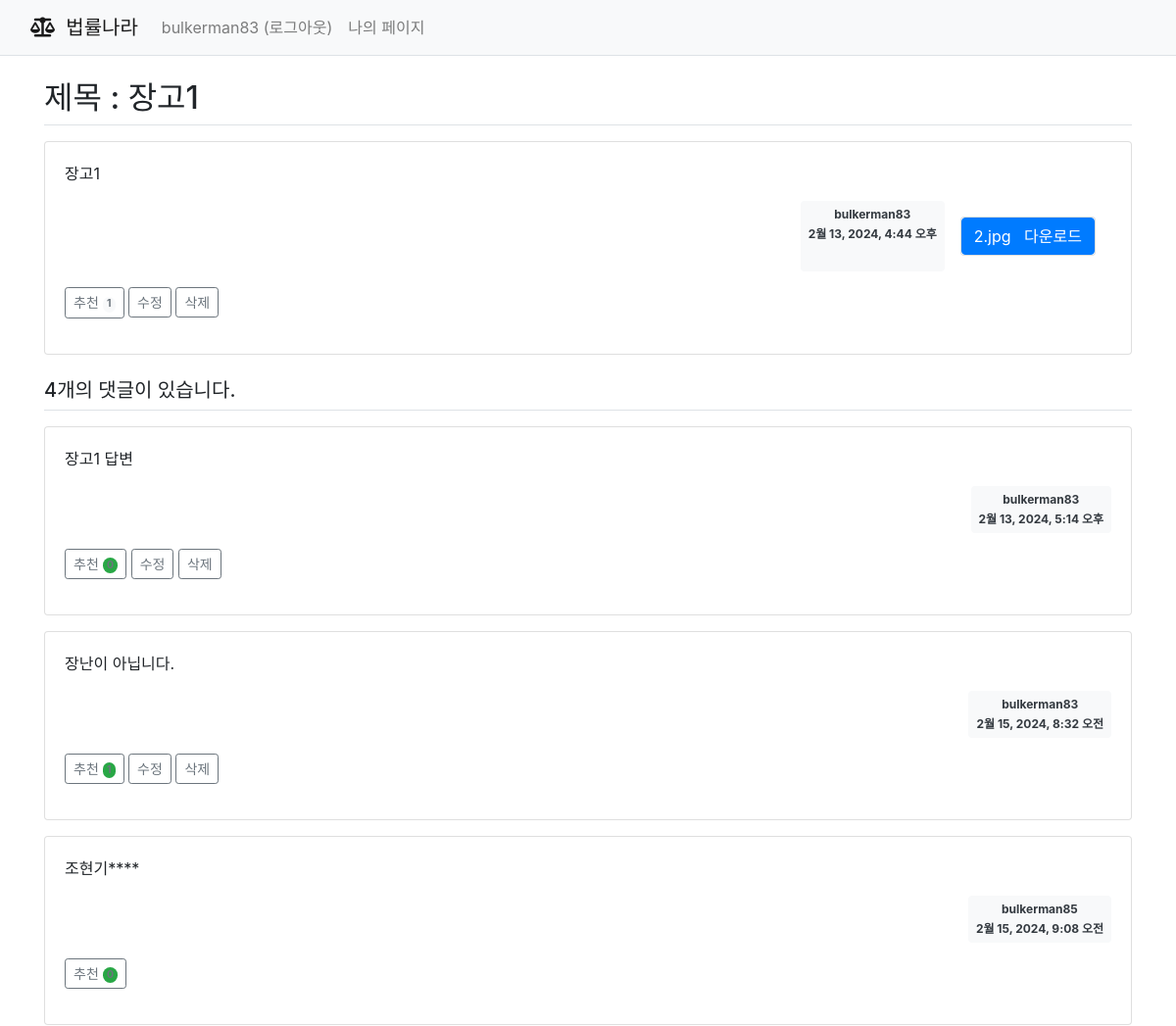
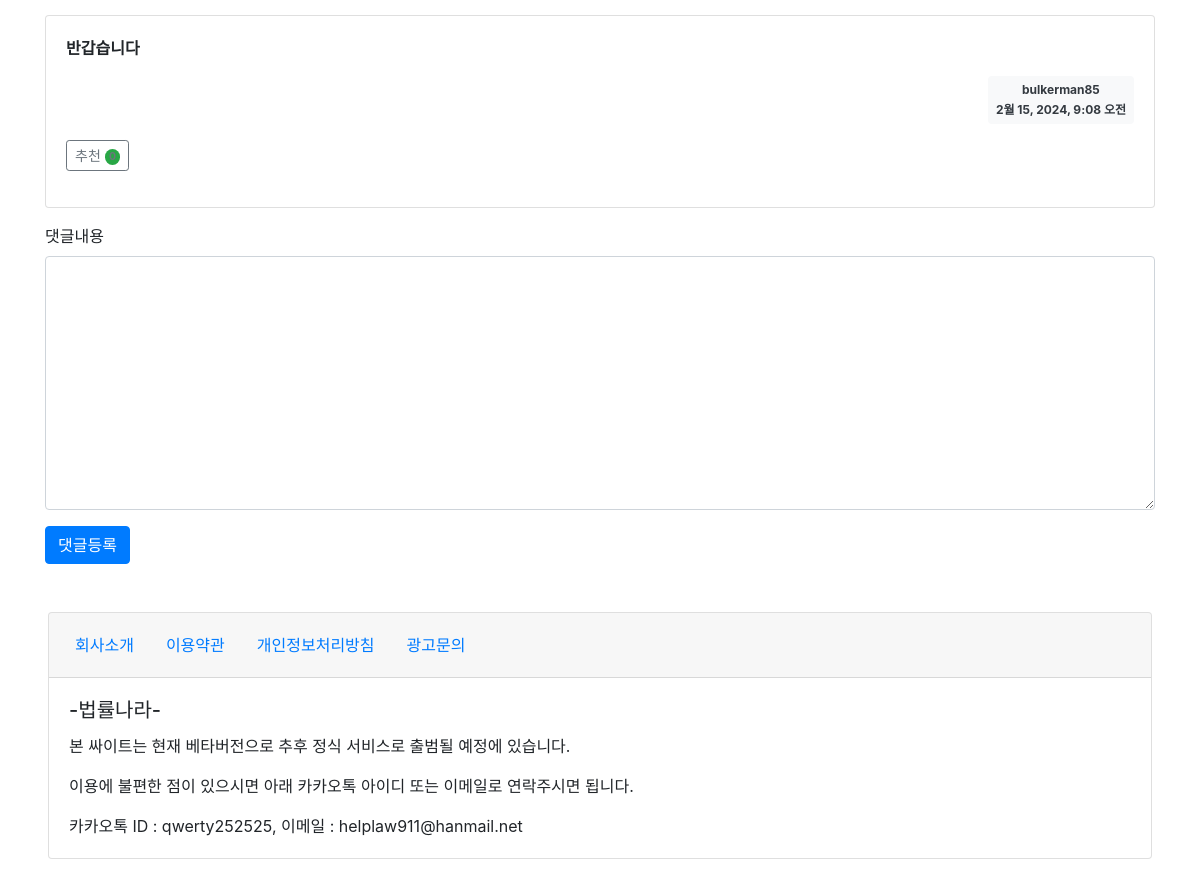
Page /pybo/1/ (signed in) on the committed database (2 pictures, top to bottom).
### common/models.py (models this page shows)
class User(AbstractUser):
	short_description = models.TextField("소개글", blank=True)
	verification_code = models.CharField(max_length=6, blank=True, null=True)
	is_verified = models.BooleanField(default=False)

### pybo/models.py (models this page shows, shortened)
class Question(models.Model):
    author = models.ForeignKey(User, on_delete=models.CASCADE, related_name='author_question')
    subject = models.CharField(max_length=200)
    content = content = RichTextField()
    create_date = models.DateTimeField()
    modify_date = models.DateTimeField(null=True, blank=True)
    voter = models.ManyToManyField(User, related_name='voter_question')
    file_upload = models.FileField(upload_to='files/%Y/%m/%d/', null=True, blank=True)
    def get_file_name(self):
        return os.path.basename(self.file_upload.name)

class Answer(models.Model):
    author = models.ForeignKey(User, on_delete=models.CASCADE, related_name='author_answer')
    question = models.ForeignKey(Question, on_delete=models.CASCADE)
    content = models.TextField()
    create_date = models.DateTimeField()
    modify_date = models.DateTimeField(null=True, blank=True)
    voter = models.ManyToManyField(User, related_name='voter_answer')

### pybo/views/base_views.py (the view)
@login_required(login_url='common:login')
def detail(request, question_id):
    question = get_object_or_404(Question, pk=question_id)
    context = {'question': question}
    return render(request, 'pybo/question_detail.html', context)

### pybo/templatetags/pybo_filter.py (called while the page is built)
@register.filter
def mark(value):
    extensions = ["nl2br", "fenced_code"]
    return mark_safe(markdown.markdown(value, extensions=extensions))

### templates/pybo/question_detail.html (shortened to what this page needs)
{% extends 'base.html' %}
{% load pybo_filter %}
{% block content %}
<div class="container my-3">
    <h2 class="border-bottom py-2">제목 : {{ question.subject }}</h2>
    <div class="card my-3">
        <div class="card-body">
            <div class="card-text">{{ question.content|mark }}</div>
            <div class="d-flex justify-content-end">
            <div class="badge bg-light text-dark p-2 text-start">
                <div class="mb-2"> {% if user.profile_image %}<span> <img class="rounded-circle" width="20px" src="{{user.profile_image.url}}"></span>{% endif %} {{ question.author.username }}</div>
                <div>{{ question.create_date }}</div>
            </div>
            {% if question.file_upload %}
            <div class="card m-3"><a href="{{question.file_upload.url}}" class="btn btn-primary" role="button" download>{{question.get_file_name}}&nbsp&nbsp&nbsp다운로드</a></div>
            {% endif %}
            </div>
            <div class="my-3">
            <a href="javascript:void(0)" data-uri="{% url 'pybo:question_vote' question.id  %}"
               class="recommend btn btn-sm btn-outline-secondary"> 추천
                <span class="badge rounded-pill bg-light">{{question.voter.count}}</span>
            </a>
            {% if request.user == question.author %}
            <a href="{% url 'pybo:question_modify' question.id  %}"
               class="btn btn-sm btn-outline-secondary">수정</a>
            <a href="javascript:void(0)" class="delete btn btn-sm btn-outline-secondary"
            data-uri="{% url 'pybo:question_delete' question.id  %}">삭제</a>
            {% endif %}
            </div>
        </div>
    </div>
    <h5 class="border-bottom my-3 py-2">{{question.answer_set.count}}개의 댓글이 있습니다.</h5>
    {% for answer in question.answer_set.all %}
    <div class="card my-3">
        <div class="card-body">
            <div class="card-text">{{ answer.content|mark }}</div>
            <div class="d-flex justify-content-end">
                <div class="badge bg-light text-dark p-2 text-start">
                    <div class="mb-2">{% if user.profile_image %}<span> <img class="rounded-circle" width="20px" src="{{user.profile_image.url}}"></span>{% endif %} {{ answer.author.username }}</div>
                    <div>{{ answer.create_date }}</div>
                </div>
            </div>
            <div class="my-3">
            <a href="javascript:void(0)" data-uri="{% url 'pybo:answer_vote' answer.id  %}"
               class="recommend btn btn-sm btn-outline-secondary"> 추천
                <span class="badge rounded-pill bg-success">{{answer.voter.count}}</span>
            </a>
            {% if request.user == answer.author %}
            <a href="{% url 'pybo:answer_modify' answer.id  %}"
               class="btn btn-sm btn-outline-secondary">수정</a>
            <a href="#" class="delete btn btn-sm btn-outline-secondary "
               data-uri="{% url 'pybo:answer_delete' answer.id  %}">삭제</a>
            {% endif %}
            </div>
        </div>
    </div>
    {% endfor %}
    <form action="{% url 'pybo:answer_create' question.id %}" method="post" class="my-3">
        <div class="mb-3">
            <label for="content" class="form-label">댓글내용</label>
            <textarea {% if not user.is_authenticated %}disabled{% endif %}
              name="content" id="content" class="form-control" rows="10"></textarea>
        </div>
        <input type="submit" value="댓글등록" class="btn btn-primary">
    </form>
</div>
{% endblock %}

### templates/navbar.html (shortened to what this page needs)
<nav class="navbar navbar-expand-lg navbar-light bg-light border-bottom">
    <div class="container-fluid">
        <a class="navbar-brand" href="{% url 'pybo:index' %}"><i class="fa-solid fa-scale-balanced"></i>&nbsp 법률나라</a>
        <div class="collapse navbar-collapse" id="navbarSupportedContent">
            <ul class="navbar-nav me-auto mb-2 mb-lg-0">
                <li class="nav-item">
                    {% if user.is_authenticated %}
                    <a class="nav-link" href="{% url 'common:logout' %}">{{ user.username }} (로그아웃)</a>
                    {% else %}
                    <a href="{% url 'common:login' %}" role="button" class="btn btn-lg btn btn-primary">로그인</a>
                    <a class="nav-link" href="{% url 'common:find_username' %}">아이디 찾기</a>
                    <a class="nav-link" href="{% url 'reset_password' %}">비밀번호 찾기</a>
                    {% endif %}
                </li>
                <li>
                    {% if user.is_authenticated %}
                    <a class="nav-link" href="{% url 'common:mypage' %}">나의 페이지</a>
                    {% endif %}
                </li>
            </ul>
        </div>
    </div>
</nav>

### rows in the picture
User: username "bulkerman83"
Question: subject "장고1", content|mark "장고1", author.username "bulkerman83", create_date "2월 13, 2024, 4:44 오후", get_file_name "2.jpg", voter.count "1", answer_set.count "4"
Answer: content|mark "장고1 답변", author.username "bulkerman83", create_date "2월 13, 2024, 5:14 오후", voter.count "0", shows "수정"
Answer: content|mark "장난이 아닙니다.", author.username "bulkerman83", create_date "2월 15, 2024, 8:32 오전", voter.count "1", shows "수정"
Answer: content|mark "조현기****", author.username "bulkerman85", create_date "2월 15, 2024, 9:08 오전", voter.count "0"
Answer: content|mark "반갑습니다", author.username "bulkerman85", create_date "2월 15, 2024, 9:08 오전", voter.count "0"
